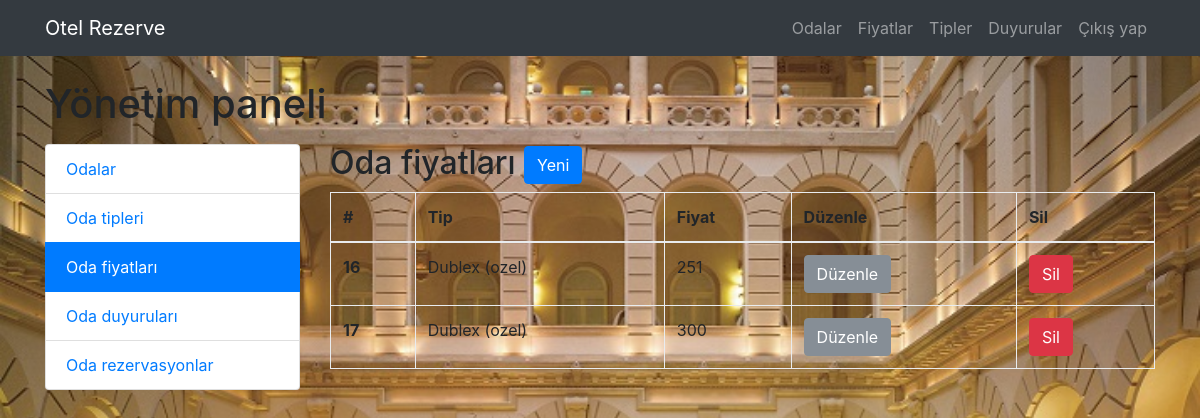
The page /oda_fiyatlar.php (signed in) on the database its author committed.
### tables this page shows
CREATE TABLE `oda_fiyat` (
  `id` int(11) NOT NULL,
  `oda_tip` int(11) NOT NULL,
  `oda_fiyat` double NOT NULL
);

CREATE TABLE `oda_tipleri` (
  `id` int(11) NOT NULL,
  `ad` varchar(100) NOT NULL
);

### inc/veritabani.php (called while the page is built, shortened)
<?php
class Veritabani
{
	private $vt;
	public function hemen_baglan(){
		$kullanici 	= $GLOBALS['veritabani_kullanici'];
		$sifre		= $GLOBALS['veritabani_sifre'];
		$adres		= $GLOBALS['veritabani_adres'];
		$ad 		= $GLOBALS['veritabani_adi'];
		$this->vt = new mysqli ($adres, $kullanici, $sifre, $ad);
	}
	public function sorgula($sorgu){
		$sonuc = $this->vt->query($sorgu);
		if($sonuc){
			return $sonuc->fetch_assoc();
		} else {
			return false;
		}
	}
	public function sorgula_fazla($sorgu){
		$sonuc = $this->vt->query($sorgu);
		if($sonuc->num_rows > 0){
			while($bir = $sonuc->fetch_array())
			{
				$sonuclar[] = $bir;
			}
			return $sonuclar;
		} else {
			return false;
		}
	}
}

### inc/selotel.php (called while the page is built, shortened)
<?php
require("veritabani.php");
class Selotel
{
	private $vt;
	function __construct()
	{
		$this->vt = new veritabani();
	}
	public function oda_tipi_goster_tek($oda_tip_id){
		$sorgu = "SELECT * FROM `oda_tipleri` WHERE `id` = ".$oda_tip_id;
		$sonuc = $this->vt->sorgula($sorgu);
		if($sonuc){
			return $sonuc;
		} else {
			return false;
		}
	}
	public function oda_fiyat_goster(){
		$sorgu = "SELECT * FROM `oda_fiyat`";
		$sonuc = $this->vt->sorgula_fazla($sorgu);
		if($sonuc){
			return $sonuc;
		} else {
			return false;
		}
	}
}

### oda_fiyatlar.php (the view, shortened to what this page needs)
<?php
include("inc/selotel.php");
$selotel = new selotel();
$oda_fiyatlar = $selotel->oda_fiyat_goster();
?>
<?php include("inc/sablon/ust.php"); ?>
      <h1 class="mt-4 mb-3">Yönetim paneli</h1>
      <div class="row">
        <?php include("inc/sablon/sol.php"); ?>
        <div class="col-lg-9 mb-4">
          <h2>Oda fiyatları <a href="oda_fiyat_ekle.php" class="btn btn-primary">Yeni</a></h2>
          <table class="table table-bordered">
			  <thead>
			    <tr>
			      <th scope="col">#</th>
			      <th scope="col">Tip</th>
			      <th scope="col">Fiyat</th>
			      <th scope="col">Düzenle</th>
			      <th scope="col">Sil</th>
			    </tr>
			  </thead>
			  <tbody>
			  	<?php
			  	if($oda_fiyatlar){
			  		foreach ($oda_fiyatlar as $oda_fiyat) { ?>
			    <tr>
			      <th scope="row"><?php print $oda_fiyat['id'];?></th>
			      <td><?php $oda_tip = $selotel->oda_tipi_goster_tek($oda_fiyat['oda_tip']); if($oda_tip) { print $oda_tip['ad']; }?></td>
			      <td><?php print $oda_fiyat['oda_fiyat'];?></td>
			      <td><a href="oda_fiyat_duzenle.php?id=<?php print $oda_fiyat['id'];?>" class="btn btn-secondary">Düzenle</a></td>
			      <td><a href="oda_fiyat_sil.php?id=<?php print $oda_fiyat['id'];?>" onclick="return confirm('Silinsin mi?')"  class="btn btn-danger">Sil</a></td>
			    </tr>
			  	<?php }
			  	}?>
			  </tbody>
			</table>
        </div>
      </div>
<?php include("inc/sablon/alt.php"); ?>

### css/otel.css (style rules this page uses)
html { position: relative; min-height: 100%; }
body { margin-bottom: 60px; background-image: url("http://localhost/otel/img/arka.jpg"); background-repeat: no-repeat, repeat; background-size: 100%; }
@media (min-width: 992px) { body { padding-top: 56px; } }

### rows shown on the page
oda_fiyat: id "16", oda_tipleri.ad "Dublex (ozel)", oda_fiyat "251"
oda_fiyat: id "17", oda_tipleri.ad "Dublex (ozel)", oda_fiyat "300"
